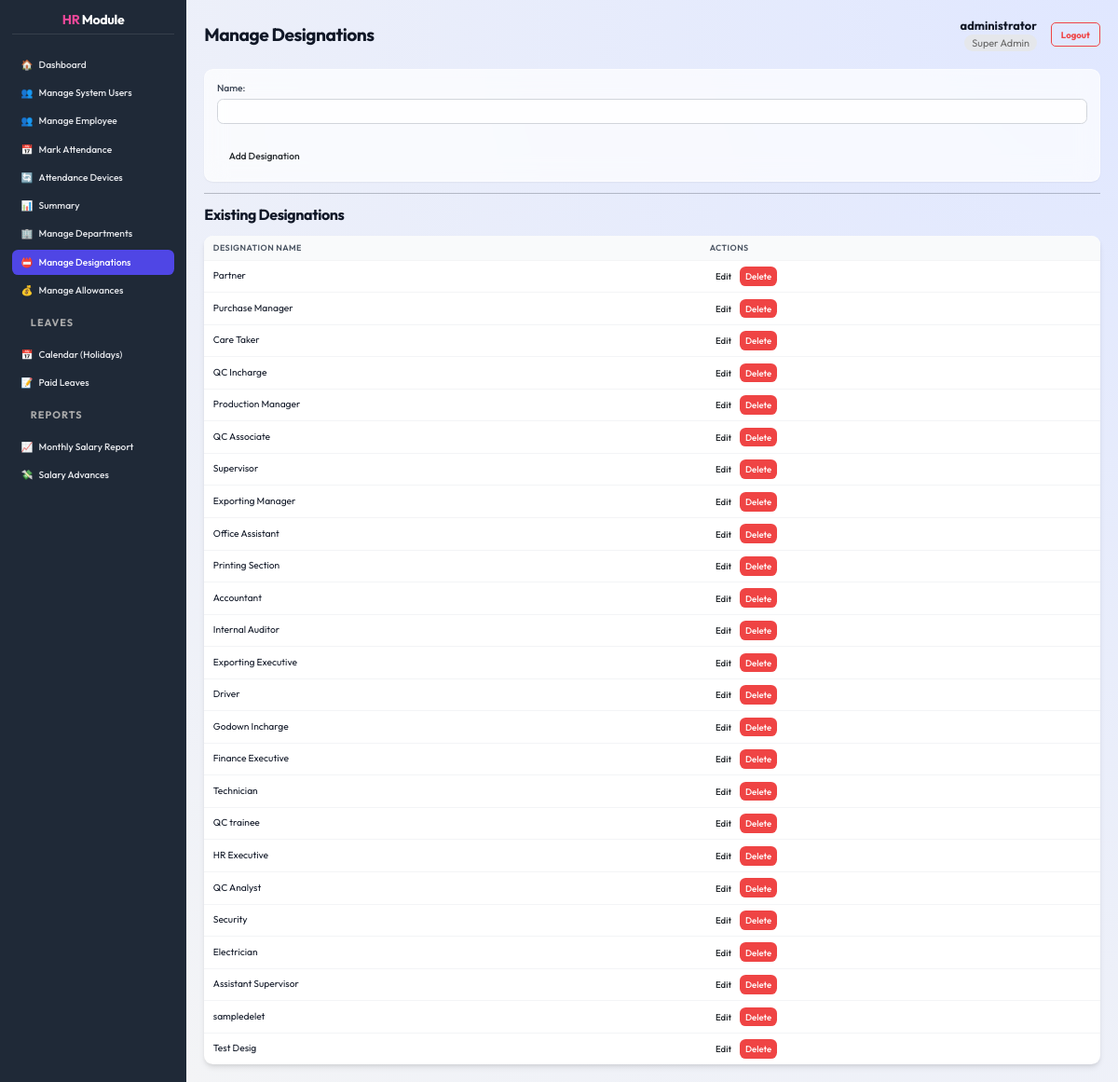
Page /designations/ (signed in) on the committed database.
### core/models.py (models this page shows, shortened)
class Designation(models.Model):
    name = models.CharField(max_length=100, unique=True)

### core/views.py (the view)
# urls.py: path('designations/', views.designation_list, name='designation_list'),
@hr_required
def designation_list(request):
    designations = Designation.objects.all()
    if request.method == 'POST':
        form = DesignationForm(request.POST)
        if form.is_valid():
            form.save()
            return redirect('designation_list')
    else:
        form = DesignationForm()
    return render(request, 'core/designation_list.html', {'designations': designations, 'form': form})

### core/forms.py
class DesignationForm(forms.ModelForm):
    class Meta:
        model = Designation
        fields = ['name']

### core/templates/core/designation_list.html (shortened to what this page needs)
{% extends 'core/dashboard_base.html' %}
{% load static %}
{% block page_title %}Manage Designations{% endblock %}
{% block dashboard_content %}
    <form method="post" class="card">
        {{ form.as_p }}
        <div class="form-actions">
            <button type="submit" class="btn">Add Designation</button>
        </div>
    </form>
    <hr>
    <h2>Existing Designations</h2>
    <table class="data-table">
        <thead>
            <tr>
                <th>Designation Name</th>
                <th>Actions</th>
            </tr>
        </thead>
        <tbody>
            {% for designation in designations %}
            <tr>
                <td>{{ designation.name }}</td>
                <td class="actions">
                    <a href="{% url 'designation_edit' designation.id %}" class="btn btn-sm">Edit</a>
                    <a href="{% url 'designation_delete' designation.id %}" class="btn btn-sm btn-danger">Delete</a>
                </td>
            </tr>
            {% empty %}
            <tr>
                <td colspan="2">No designations found.</td>
            </tr>
            {% endfor %}
        </tbody>
    </table>
{% endblock %}

### core/templates/core/dashboard_base.html (shortened to what this page needs)
{% extends 'core/base.html' %}
{% load static %}
{% block content %}
<div class="dashboard-layout">
    <div class="sidebar">
        <h2><span style="color: var(--secondary-color);">HR</span> Module</h2>
        <ul>
            <li><a href="{% url 'dashboard' %}"
                    class="{% if request.resolver_match.url_name == 'dashboard' %}active{% endif %}">
                    <span>🏠</span> Dashboard
                </a></li>
            {% if user.is_superuser or user.hrprofile.role == 0 %}
            <li><a href="{% url 'manage_hrs' %}"
                    class="{% if 'manage_hr' in request.resolver_match.url_name %}active{% endif %}">
                    <span>👥</span> Manage System Users
                </a></li>
            {% endif %}
            <li><a href="{% url 'employee_list' %}"
                    class="{% if request.resolver_match.url_name == 'employee_list' %}active{% endif %}">
                    <span>👥</span> Manage Employee
                </a></li>
            <li><a href="{% url 'attendance_mark' %}"
                    class="{% if request.resolver_match.url_name == 'attendance_mark' %}active{% endif %}">
                    <span>📅</span> Mark Attendance
                </a></li>
            <li><a href="{% url 'device_list' %}"
                    class="{% if request.resolver_match.url_name == 'device_list' %}active{% endif %}">
                    <span>🔄</span> Attendance Devices
                </a></li>
            <li><a href="{% url 'summary' %}"
                    class="{% if request.resolver_match.url_name == 'summary' %}active{% endif %}">
                    <span>📊</span> Summary
                </a></li>
            <li><a href="{% url 'department_list' %}"
                    class="{% if request.resolver_match.url_name == 'department_list' %}active{% endif %}">
                    <span>🏢</span> Manage Departments
                </a></li>
            <li><a href="{% url 'designation_list' %}"
                    class="{% if request.resolver_match.url_name == 'designation_list' %}active{% endif %}">
                    <span>📛</span> Manage Designations
                </a></li>
            <li><a href="{% url 'allowance_list' %}"
                    class="{% if request.resolver_match.url_name == 'allowance_list' %}active{% endif %}">
                    <span>💰</span> Manage Allowances
                </a></li>
            <li>
                <div
                    style="padding: 10px 20px; font-size: 0.85em; color: #aaa; text-transform: uppercase; font-weight: bold; letter-spacing: 1px;">
                    Leaves</div>
            </li>
            <li><a href="{% url 'leave_calendar' %}"
                    class="{% if request.resolver_match.url_name == 'leave_calendar' %}active{% endif %}">
                    <span>📅</span> Calendar (Holidays)
                </a></li>
            <li><a href="{% url 'leave_list' %}"
                    class="{% if request.resolver_match.url_name == 'leave_list' %}active{% endif %}">
                    <span>📝</span> Paid Leaves
                </a></li>
            <li>
                <div
                    style="padding: 10px 20px; font-size: 0.85em; color: #aaa; text-transform: uppercase; font-weight: bold; letter-spacing: 1px;">
                    Reports</div>
            </li>
            <li><a href="{% url 'monthly_salary_report' %}"
                    class="{% if request.resolver_match.url_name == 'monthly_salary_report' %}active{% endif %}">
                    <span>📈</span> Monthly Salary Report
                </a></li>
            <li><a href="{% url 'salary_advance_list' %}"
                    class="{% if request.resolver_match.url_name == 'salary_advance_list' %}active{% endif %}">
                    <span>💸</span> Salary Advances
                </a></li>
    </div>
    <div class="main-content">
        <div class="main-content-header" style="justify-content: space-between; display: flex; align-items: center;">
            <h1 style="margin: 0;">{% block page_title %}{% endblock %}</h1>
            <div class="user-info" style="display: flex; align-items: center; gap: 15px;">
                <div style="text-align: right;">
                    <span style="display: block; font-weight: bold;">{{ user.username }}</span>
                    <span
                        style="font-size: 0.85em; color: #666; background: #e5e7eb; padding: 2px 8px; border-radius: 12px;">
                        {% if user.is_superuser %}Super Admin
                        {% elif user.hrprofile.role == 0 %}Administrator
                        {% elif user.hrprofile.role == 1 %}HR Manager
                        {% elif user.hrprofile.role == 2 %}Employee
                        {% else %}User
                        {% endif %}
                    </span>
                </div>
                <a href="{% url 'logout' %}" class="btn btn-sm btn-outline-danger"
                    style="text-decoration: none; padding: 5px 10px; border: 1px solid #ef4444; color: #ef4444; border-radius: 5px; font-weight: bold;">Logout</a>
            </div>
        </div>
        {% block dashboard_content %}{% endblock %}
    </div>
</div>
{% endblock %}

### core/static/core/style.css (style rules this page uses)
:root { --primary-color: #4f46e5; --primary-hover: #4338ca; --secondary-color: #ec4899; --background-color: #f3f4f6; --sidebar-bg: #1f2937; --text-color: #111827; --text-light: #9ca3af; --white: #ffffff; --glass-bg: rgba(255, 255, 255, 0.7); --glass-border: rgba(255, 255, 255, 0.5); --shadow-sm: 0 1px 2px 0 rgba(0, 0, 0, 0.05); --shadow-md: 0 4px 6px -1px rgba(0, 0, 0, 0.1), 0 2px 4px -1px rgba(0, 0, 0, 0.06); --shadow-lg: 0 10px 15px -3px rgba(0, 0, 0, 0.1), 0 4px 6px -2px rgba(0, 0, 0, 0.05); --radius-md: 0.5rem; --radius-lg: 0.75rem; --font-family: 'Outfit', sans-serif; }
html { font-size: 80%; }
* { box-sizing: border-box; }
body { font-family: var(--font-family); margin: 0; background-color: var(--background-color); color: var(--text-color); line-height: 1.4; overflow-x: hidden; font-size: 1rem; }
h1, h2, h3, h4, h5, h6 { color: var(--text-color); margin-bottom: 0.75rem; font-weight: 700; letter-spacing: -0.025em; }
h1 { font-size: 1.5rem; }
h2 { font-size: 1.25rem; }
a { color: var(--primary-color); text-decoration: none; transition: all 0.2s ease; }
.card, .form-container { background: var(--glass-bg); backdrop-filter: blur(12px); -webkit-backdrop-filter: blur(12px); border: 1px solid var(--glass-border); border-radius: var(--radius-lg); box-shadow: var(--shadow-sm); padding: 1rem; margin-bottom: 1rem; }
.btn { display: inline-flex; align-items: center; justify-content: center; padding: 0.4rem 1rem; border-radius: var(--radius-md); font-weight: 500; font-size: 0.8rem; cursor: pointer; transition: all 0.2s ease; border: none; gap: 0.4rem; text-transform: capitalize; }
.btn-danger { background-color: #ef4444; color: var(--white); }
.btn-sm { padding: 0.25rem 0.5rem; font-size: 0.75rem; }
form { width: 100%; }
label { display: block; font-weight: 500; margin-bottom: 0.25rem; color: #374151; font-size: 0.8rem; }
input[type="text"], input[type="email"], input[type="password"], input[type="number"], input[type="date"], input[type="time"], select, textarea { width: 100%; padding: 0.4rem 0.6rem; border: 1px solid #d1d5db; border-radius: var(--radius-md); font-size: 0.85rem; background-color: rgba(255, 255, 255, 0.8); transition: all 0.2s ease; font-family: var(--font-family); margin-bottom: 0.75rem; height: auto; }
.dashboard-layout { display: flex; min-height: 100vh; }
.sidebar { width: 200px; background-color: var(--sidebar-bg); color: var(--white); padding: 1rem; display: flex; flex-direction: column; position: fixed; height: 100vh; box-shadow: var(--shadow-xl); z-index: 50; }
.sidebar h2 { color: var(--white); font-size: 1.1rem; text-align: center; margin-bottom: 1.5rem; padding-bottom: 0.5rem; border-bottom: 1px solid rgba(255, 255, 255, 0.1); }
.sidebar ul { list-style: none; padding: 0; margin: 0; flex-grow: 1; }
.sidebar li { margin-bottom: 0.25rem; }
.sidebar a { color: #e5e7eb; padding: 0.5rem 0.75rem; border-radius: var(--radius-md); display: flex; align-items: center; gap: 0.5rem; font-weight: 500; font-size: 0.8rem; }
.sidebar a:hover, .sidebar a.active { background-color: var(--primary-color); color: var(--white); }
.main-content { flex: 1; margin-left: 200px; padding: 1.5rem; background: radial-gradient(circle at top right, #e0e7ff, #f3f4f6); min-height: 100vh; }
.main-content-header { display: flex; justify-content: space-between; align-items: center; margin-bottom: 1.5rem; }
.data-table { width: 100%; border-collapse: separate; border-spacing: 0; background: var(--white); border-radius: var(--radius-lg); overflow: hidden; box-shadow: var(--shadow-md); margin-top: 1rem; }
.data-table th, .data-table td { padding: 0.5rem 0.75rem; text-align: left; border-bottom: 1px solid #f3f4f6; font-size: 0.8rem; }
.data-table th { background-color: #f9fafb; color: #4b5563; font-weight: 600; text-transform: uppercase; font-size: 0.7rem; letter-spacing: 0.05em; }
.data-table tr:last-child td { border-bottom: none; }

### core/templates/core/dashboard_base.html (style rules this page uses)
.dashboard-layout { display: flex; height: 100vh; overflow: hidden; }
.sidebar { height: 100%; overflow-y: auto; flex-shrink: 0; padding-bottom: 20px; }
.main-content { height: 100%; overflow-y: auto; flex-grow: 1; width: 100%; }

### rows in the picture
Designation: name "Partner"
Designation: name "Purchase Manager"
Designation: name "Care Taker"
Designation: name "QC Incharge"
Designation: name "Production Manager"
Designation: name "QC Associate"
Designation: name "Supervisor"
Designation: name "Exporting Manager"
Designation: name "Office Assistant"
Designation: name "Printing Section"
Designation: name "Accountant"
Designation: name "Internal Auditor"
Designation: name "Exporting Executive"
Designation: name "Driver"
Designation: name "Godown Incharge"
Designation: name "Finance Executive"
Designation: name "Technician"
Designation: name "QC trainee"
Designation: name "HR Executive"
Designation: name "QC Analyst"
Designation: name "Security"
Designation: name "Electrician"
Designation: name "Assistant Supervisor"
Designation: name "sampledelet"
Designation: name "Test Desig"

### other values in the picture
{{ user.username }} "administrator"
